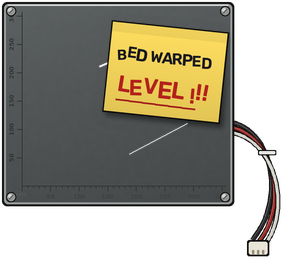
#> input picture art/objects/wall_bed.png, 283 x 259 px
$ python round_beds.py
#> lines starting #> are read from the running program, lines starting #| are printed output that depends on the picture; after the words box and inside, x2 and y2 are one past the last pixel; in counts of white or black regions, pixels touching at a corner belong together
import os
import cv2, numpy as np, math
from PIL import Image, ImageDraw, ImageFilter
O=os.path.dirname(os.path.abspath(__file__))+'/'
ART=O+'../objects/'
INK=(22,20,18,255)
S=4
def P(v): return int(round(v*S))

def wall_round():
    src=Image.open(ART+'wall_bed.png').convert('RGBA')
#> src is the input picture: PIL image 283x259 RGBA; mean R, G, B, A 73.9, 70, 55.4, 170.8
    W,H=src.size
#> W = 283; H = 259
    a=np.array(src)
    hsv=cv2.cvtColor(a[...,:3],cv2.COLOR_RGB2HSV)
#> hsv: shape (259, 283, 3); mean H, S, V 48.4, 31.4, 75.8
    yel=((hsv[...,0]>15)&(hsv[...,0]<40)&(hsv[...,1]>70)&(hsv[...,2]>140)).astype(np.uint8)
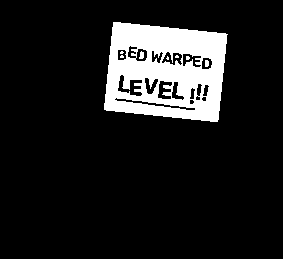
#> yel: shape (259, 283); values 0 (black) and 1 (white), 12% white; 8 white regions (5 under 20 px)
    cnts,_=cv2.findContours(yel,cv2.RETR_EXTERNAL,cv2.CHAIN_APPROX_SIMPLE)
#> cnts = 1 contour; box (x1, y1, x2, y2) and area: (104, 22, 228, 122) 10070
    c=max(cnts,key=cv2.contourArea); hull=cv2.convexHull(c)
#> after `c = max(cnts, key=cv2.contourArea)`: c = contour of 89 points, box (x1, y1, x2, y2) (104, 22, 228, 122), area 10070
#> after `hull = cv2.convexHull(c)`: hull = contour of 18 points, box (x1, y1, x2, y2) (104, 22, 228, 122), area 10248
    note=np.zeros((H,W),np.uint8); cv2.fillConvexPoly(note,hull,255)
#> after `cv2.fillConvexPoly(note, hull, 255)`: note: shape (259, 283); 14.3% white; 1 white region, box (x1, y1, x2, y2) and area: (104, 22, 228, 122) 10450
    note=cv2.dilate(note,np.ones((3,3),np.uint8))
#> note: shape (259, 283); 14.9% white; 1 white region, box (x1, y1, x2, y2) and area: (103, 21, 229, 123) 10902
    # cable: everything right of the plate
    cable=np.zeros((H,W),np.uint8); cable[:, 238:]=255
    cx,cy,r=142,106,104
    out=Image.new('RGBA',(W,H),(0,0,0,0))
#> out: PIL image 283x259 RGBA; every value is 0
    # drop shadow
    sh=Image.new('L',(W,H),0); ImageDraw.Draw(sh).ellipse([cx-r+3,cy-r+5,cx+r+3,cy+r+5],fill=110)
#> after `sh = Image.new('L', (W, H), 0)`: sh: PIL image 283x259 L; every value is 0
#> after `ImageDraw.Draw(sh).ellipse([cx - r + 3, cy - r + 5, cx + r + 3, cy + r`: sh: PIL image 283x259 L; values 0 (black) and 110 (white), 46.8% white; 1 white region, box (x1, y1, x2, y2) and area: (41, 7, 250, 216) 34285
    sh=sh.filter(ImageFilter.GaussianBlur(4)); s=Image.new('RGBA',(W,H),(0,0,0,0)); s.putalpha(sh); out.alpha_composite(s)
#> after `sh = sh.filter(ImageFilter.GaussianBlur(4))`:
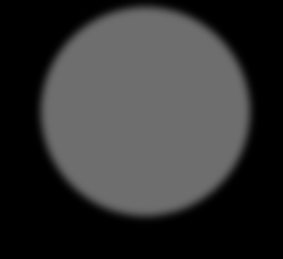
#> sh: PIL image 283x259 L; min 0, max 110, mean 51.5
#> after `s.putalpha(sh)`:
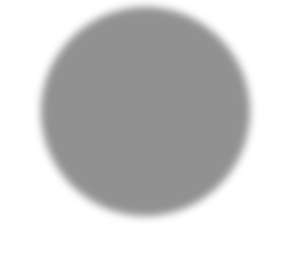
#> s: PIL image 283x259 RGBA; mean R, G, B, A 0, 0, 0, 51.5; transparent parts drawn white
    # plate texture from the square plate
    g=np.zeros((2*r,2*r,4),np.uint8)
    t=np.linspace(0,1,2*r)[:,None]
    top=np.array([88,92,92]); bot=np.array([66,69,69])
    col=top*(1-t)+bot*t
    rng=np.random.default_rng(3)
    g[...,:3]=np.clip(col[:,None,:]+rng.normal(0,1.6,(2*r,2*r,1)),0,255).astype(np.uint8)
    g[...,3]=255
    tex=Image.fromarray(g)
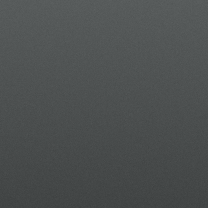
#> tex: PIL image 208x208 RGBA; mean R, G, B, A 76.5, 80, 80, 255
    big=Image.new('RGBA',(W*S,H*S),(0,0,0,0)); d=ImageDraw.Draw(big)
#> after `big = Image.new('RGBA', (W * S, H * S), (0, 0, 0, 0))`: big: PIL image 1132x1036 RGBA; every value is 0
    m=Image.new('L',(W,H),0); ImageDraw.Draw(m).ellipse([cx-r,cy-r,cx+r,cy+r],fill=255)
#> after `ImageDraw.Draw(m).ellipse([cx - r, cy - r, cx + r, cy + r], fill=255)`: m: PIL image 283x259 L; 46.8% white; 1 white region, box (x1, y1, x2, y2) and area: (38, 2, 247, 211) 34285
    plate=Image.new('RGBA',(W,H),(0,0,0,0)); plate.paste(tex,(cx-r,cy-r)); plate.putalpha(m)
    out.alpha_composite(plate)
    # rings like a delta bed, rim, screws
    d.ellipse([P(cx-r),P(cy-r),P(cx+r),P(cy+r)],outline=INK,width=P(3))
    d.ellipse([P(cx-r+5),P(cy-r+5),P(cx+r-5),P(cy+r-5)],outline=(112,116,122,255),width=P(1.2))
    for rr in (35,70):
        d.ellipse([P(cx-rr),P(cy-rr),P(cx+rr),P(cy+rr)],outline=(98,100,104,255),width=P(1))
    d.line([P(cx-r+12),P(cy),P(cx+r-12),P(cy)],fill=(98,100,104,255),width=P(1))
    d.line([P(cx),P(cy-r+12),P(cx),P(cy+r-12)],fill=(98,100,104,255),width=P(1))
    for k in range(3):
        ang=math.radians(-150+120*k); sx=cx+(r-13)*math.cos(ang); sy=cy+(r-13)*math.sin(ang)
        d.ellipse([P(sx-7),P(sy-7),P(sx+7),P(sy+7)],fill=(150,152,156,255),outline=INK,width=P(1.5))
        d.line([P(sx-4),P(sy-4),P(sx+4),P(sy+4)],fill=(70,70,74,255),width=P(1.5))
    out.alpha_composite(big.resize((W,H),Image.LANCZOS))
    # cable and note back on top
    cab=src.copy(); cab.putalpha(Image.fromarray(np.minimum(a[...,3],cable))); out.alpha_composite(cab)
    nt=src.copy(); nt.putalpha(Image.fromarray(np.minimum(a[...,3],note)))
#> after `nt.putalpha(Image.fromarray(np.minimum(a[..., 3], note)))`:
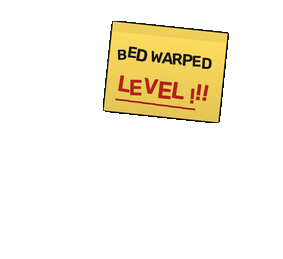
#> nt: PIL image 283x259 RGBA; mean R, G, B, A 73.9, 70, 55.4, 37.9; transparent parts drawn white
    out.alpha_composite(nt)
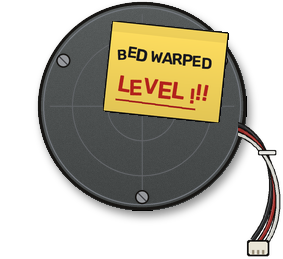
#> out: PIL image 283x259 RGBA; mean R, G, B, A 57.4, 52.7, 38.1, 127.9; transparent parts drawn white
    return out

def desk_round():
    W,H=282,98
#> W = 282; H = 98
    big=Image.new('RGBA',(W*S,H*S),(0,0,0,0)); d=ImageDraw.Draw(big)
#> after `big = Image.new('RGBA', (W * S, H * S), (0, 0, 0, 0))`: big: PIL image 1128x392 RGBA; every value is 0
    cx,cy,rx,ry=141,44,134,38
    # thickness
    d.ellipse([P(cx-rx),P(cy-ry+7),P(cx+rx),P(cy+ry+7)],fill=(30,31,34,255),outline=INK,width=P(2.5))
    d.ellipse([P(cx-rx),P(cy-ry),P(cx+rx),P(cy+ry)],fill=(58,60,64,255),outline=INK,width=P(2.5))
    for k in range(10):
        t=k/9; e=(cx-rx+6+ t*0, cy-ry+4)
    # subtle radial shading
    for i in range(14):
        f=1-i/14
        c=(int(58+i*1.6),int(60+i*1.6),int(64+i*1.6),255)
        d.ellipse([P(cx-rx*f*0.96),P(cy-ry*f*0.92),P(cx+rx*f*0.96),P(cy+ry*f*0.92)],fill=c)
    for rr in (0.33,0.66):
        d.ellipse([P(cx-rx*rr),P(cy-ry*rr),P(cx+rx*rr),P(cy+ry*rr)],outline=(92,94,100,255),width=P(1))
    d.line([P(cx-rx+14),P(cy),P(cx+rx-14),P(cy)],fill=(92,94,100,255),width=P(1))
    # glare
    d.line([P(cx+20),P(cy-24),P(cx+70),P(cy-30)],fill=(150,152,158,255),width=P(2))
    d.line([P(cx+28),P(cy-19),P(cx+64),P(cy-23)],fill=(120,122,128,255),width=P(1.5))
    return big.resize((W,H),Image.LANCZOS)
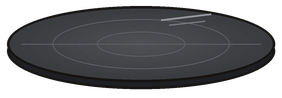
#> returned value: PIL image 282x98 RGBA; mean R, G, B, A 38.4, 39.4, 41.5, 165.6; transparent parts drawn white

wall_round().save(O+'wall_bed_round.png'); desk_round().save(O+'bed_round.png')
